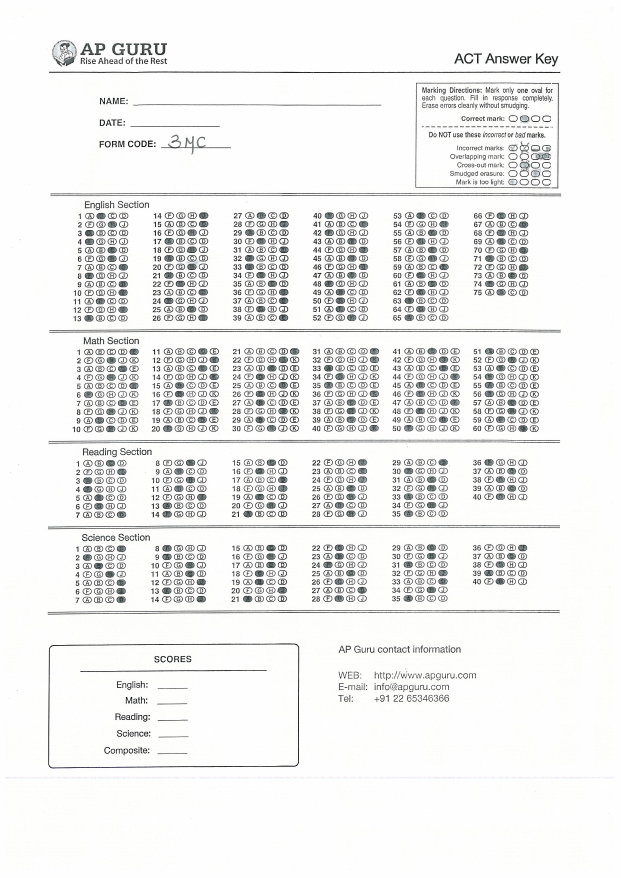
#> input picture OMRProject2/Untitled2.jpg, 2482 x 3510 px (shown at 1/4 size)
$ python -i omrCheck.py   (imports and definitions only)   (Python 2 division)
#> lines starting #> are read from the running program, lines starting #| are printed output that depends on the picture; after the words box and inside, x2 and y2 are one past the last pixel; in counts of white or black regions, pixels touching at a corner belong together
from imutils import contours
import numpy as np
import cv2


# Loading OMR sheet
# def calCulateMarks(ROI)

class ClassCalculateMarks:
    def checkValidROI(self,ROI, circles):
        if ROI is "016540.jpg" and circles!=52:
            return -1
        elif ROI is "116540.jpg"and circles!=52:
            return -1
        elif ROI is "216540.jpg"and circles!=52:
            return -1
        elif ROI is "316540.jpg"and circles!=52:
            return -1
        elif ROI is "416540.jpg"and circles!=52:
            return -1

        elif ROI is "516540.jpg"and circles!=40:
            return -1
        ###############  math #######################
        elif ROI is "016541.jpg"and circles!=50:
            return -1
        elif ROI is "116541.jpg"and circles!=50:
            return -1
        elif ROI is "216541.jpg"and circles!=50:
            return -1
        elif ROI is "316541.jpg"and circles!=50:
            return -1
        elif ROI is "416541.jpg"and circles!=50:
            return -1
        elif ROI is "516541.jpg"and circles!=50:
            return -1
        ###############  reading #######################
        elif ROI is "016542.jpg"and circles!=28:
            return -1
        elif ROI is "116542.jpg"and circles!=28:
            return -1
        elif ROI is "216542.jpg"and circles!=28:
            return -1
        elif ROI is "316542.jpg"and circles!=28:
            return -1
        elif ROI is "416542.jpg"and circles!=28:
            return -1
        elif ROI is "516542.jpg"and circles!=20:
            return -1
        ###############  science #######################
        elif ROI is "016543.jpg"and circles!=28:
            return -1
        elif ROI is "116543.jpg"and circles!=28:
            return -1
        elif ROI is "216543.jpg"and circles!=28:
            return -1
        elif ROI is "316543.jpg"and circles!=28:
            return -1
        elif ROI is "416543.jpg"and circles!=28:
            return -1
        elif ROI is "516543.jpg"and circles!=20:
            return -1

    def calculateMarks(self, ROI):
        # print "ROI recieved in OMRcheck.py  : "+ROI
#> called with ROI = '../Untitled2.jpg'
        ANSWER_KEY = {0: 3, 1: 2, 2: 3, 3: 2, 4: 2, 5: 2, 6: 2, 7: 2, 8: 1, 9: 2, 10: 2, 11: 2, 12: 3}

        #######################################################################
        ###############  english #######################
        if ROI is "016540.jpg":
            ANSWER_KEY = {0: 3, 1: 2, 2: 3, 3: 2, 4: 2, 5: 2, 6: 2, 7: 2, 8: 1, 9: 2, 10: 2, 11: 2, 12: 3}
        elif ROI is "116540.jpg":
            ANSWER_KEY = {0: 3, 1: 2, 2: 3, 3: 2, 4: 2, 5: 2, 6: 2, 7: 2, 8: 1, 9: 2, 10: 2, 11: 2, 12: 3}
        elif ROI is "216540.jpg":
            ANSWER_KEY = {0: 3, 1: 2, 2: 3, 3: 2, 4: 2, 5: 2, 6: 2, 7: 2, 8: 1, 9: 2, 10: 2, 11: 2, 12: 3}
        elif ROI is "316540.jpg":
            ANSWER_KEY = {0: 3, 1: 2, 2: 3, 3: 2, 4: 2, 5: 2, 6: 2, 7: 2, 8: 1, 9: 2, 10: 2, 11: 2, 12: 3}
        elif ROI is "416540.jpg":
            ANSWER_KEY = {0: 3, 1: 2, 2: 3, 3: 2, 4: 2, 5: 2, 6: 2, 7: 2, 8: 1, 9: 2, 10: 2, 11: 2, 12: 3}
        elif ROI is "516540.jpg":
            ANSWER_KEY = {0: 3, 1: 2, 2: 3, 3: 2, 4: 2, 5: 2, 6: 2, 7: 2, 8: 1, 9: 2}
        ###############  math #######################
        elif ROI is "016541.jpg":
            ANSWER_KEY = {0: 3, 1: 2, 2: 3, 3: 2, 4: 2, 5: 2, 6: 2, 7: 2, 8: 1, 9: 2}
        elif ROI is "116541.jpg":
            ANSWER_KEY = {0: 3, 1: 2, 2: 3, 3: 2, 4: 2, 5: 2, 6: 2, 7: 2, 8: 1, 9: 2}
        elif ROI is "216541.jpg":
            ANSWER_KEY = {0: 3, 1: 2, 2: 3, 3: 2, 4: 2, 5: 2, 6: 2, 7: 2, 8: 1, 9: 2}
        elif ROI is "316541.jpg":
            ANSWER_KEY = {0: 3, 1: 2, 2: 3, 3: 2, 4: 2, 5: 2, 6: 2, 7: 2, 8: 1, 9: 2}
        elif ROI is "416541.jpg":
            ANSWER_KEY = {0: 3, 1: 2, 2: 3, 3: 2, 4: 2, 5: 2, 6: 2, 7: 2, 8: 1, 9: 2}
        elif ROI is "516541.jpg":
            ANSWER_KEY = {0: 3, 1: 2, 2: 3, 3: 2, 4: 2, 5: 2, 6: 2, 7: 2, 8: 1, 9: 2}
        ###############  reading #######################
        elif ROI is "016542.jpg":
            ANSWER_KEY = {0: 3, 1: 2, 2: 3, 3: 2, 4: 2, 5: 2, 6: 2}
        elif ROI is "116542.jpg":
            ANSWER_KEY = {0: 3, 1: 2, 2: 3, 3: 2, 4: 2, 5: 2, 6: 2}
        elif ROI is "216542.jpg":
            ANSWER_KEY = {0: 3, 1: 2, 2: 3, 3: 2, 4: 2, 5: 2, 6: 2}
        elif ROI is "316542.jpg":
            ANSWER_KEY = {0: 3, 1: 2, 2: 3, 3: 2, 4: 2, 5: 2, 6: 2}
        elif ROI is "416542.jpg":
            ANSWER_KEY = {0: 3, 1: 2, 2: 3, 3: 2, 4: 2, 5: 2, 6: 2}
        elif ROI is "516542.jpg":
            ANSWER_KEY = {0: 3, 1: 2, 2: 3, 3: 2, 4: 2}
        ###############  science #######################
        elif ROI is "016543.jpg":
            ANSWER_KEY = {0: 3, 1: 3, 2: 3, 3: 2, 4: 2, 5: 2, 6: 2}
        elif ROI is "116543.jpg":
            ANSWER_KEY = {0: 3, 1: 3, 2: 3, 3: 2, 4: 2, 5: 2, 6: 2}
        elif ROI is "216543.jpg":
            ANSWER_KEY = {0: 3, 1: 2, 2: 3, 3: 2, 4: 4, 5: 2, 6: 1}
        elif ROI is "316543.jpg":
            ANSWER_KEY = {0: 3, 1: 2, 2: 3, 3: 2, 4: 2, 5: 2, 6: 2}
        elif ROI is "416543.jpg":
            ANSWER_KEY = {0: 3, 1: 2, 2: 3, 3: 2, 4: 2, 5: 2, 6: 2}
        elif ROI is "516543.jpg":
            ANSWER_KEY = {0: 3, 1: 2, 2: 3, 3: 2, 4: 2}
        #######################################################################
        if ROI.find("16541") > 0:
            length = 5
        else:
            length = 4
        print "---------------------Length : " + str(length)
        image = cv2.imread(ROI)
#> image is the input picture: shape (3510, 2482, 3); mean B, G, R 238.9, 239.4, 239.2
        kernel = np.ones((3, 3), np.uint8)
        image = cv2.morphologyEx(image, cv2.MORPH_OPEN, kernel)
        TotalQstn = 7.0
        gray = cv2.cvtColor(image, cv2.COLOR_BGR2GRAY)
        ret, thresh1 = cv2.threshold(gray, 210, 255, cv2.THRESH_BINARY)
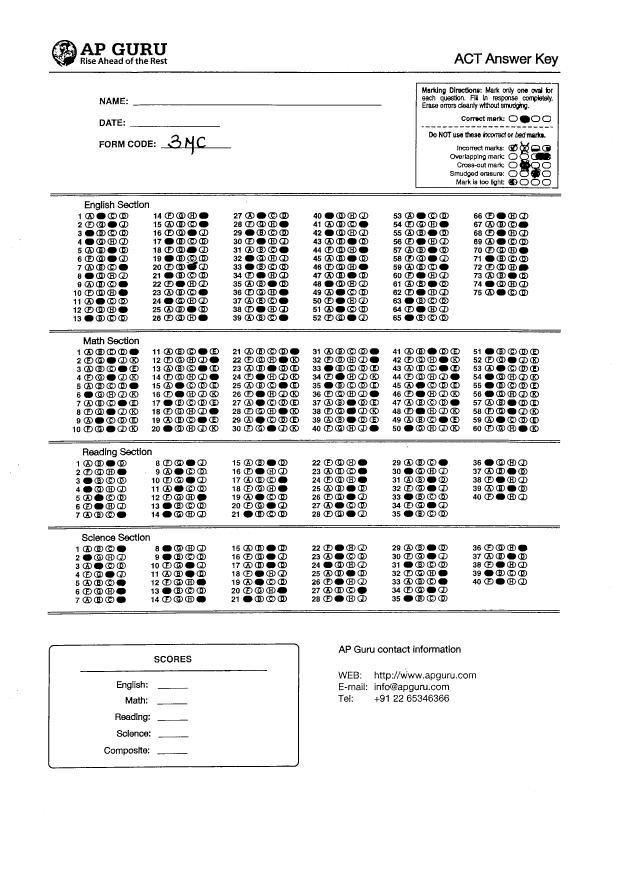
#> thresh1: shape (3510, 2482) (shown at 1/4 size); 91.2% white; 1640 black regions (60 under 20 px), largest, box (x1, y1, x2, y2) and area: (192, 2100, 2240, 2117) 12469, (193, 2574, 1197, 3074) 11332, (196, 286, 2242, 293) 8862

        thresh = cv2.threshold(thresh1, 200, 255, cv2.THRESH_BINARY_INV | cv2.THRESH_OTSU)[1]
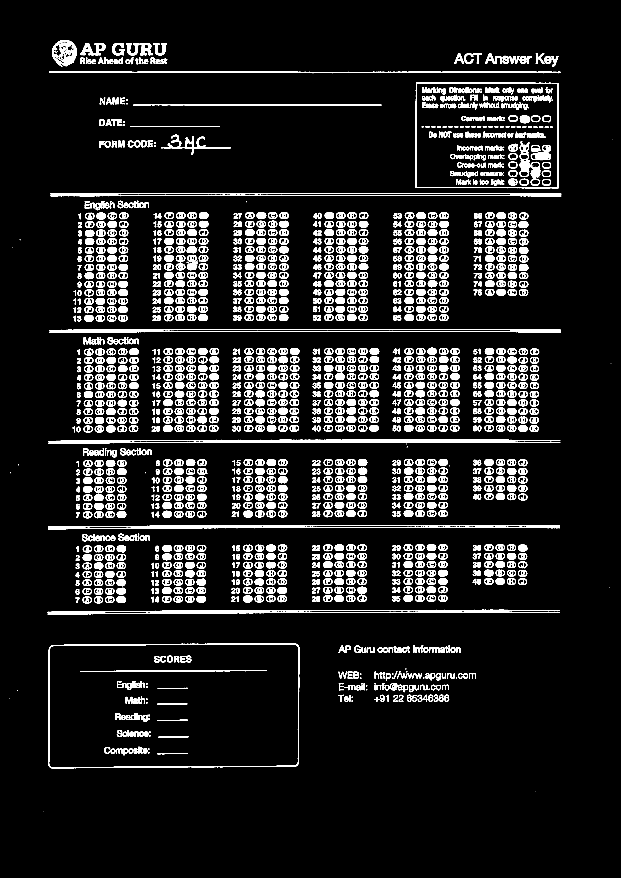
#> thresh: shape (3510, 2482) (shown at 1/4 size); 8.8% white; 1640 white regions (60 under 20 px)
        thresh = cv2.morphologyEx(thresh, cv2.MORPH_CLOSE, kernel)
        # cv2.imwrite(ROI+"_.jpg",thresh)
        print "--------------roi written---"
        # thresh = cv2.dilate(thresh,kernel,iterations = 1)

        # finding for all contours in image

        cnts, _ = cv2.findContours(thresh.copy(), cv2.RETR_TREE, cv2.CHAIN_APPROX_SIMPLE)
#> cnts = 4296 contours, 221 with area under 20; largest, box (x1, y1, x2, y2) and area: (193, 2574, 1197, 3074) 492615, (195, 2577, 1194, 3071) 484218, (192, 2100, 2240, 2117) 8367, (208, 160, 308, 267) 7757, (196, 286, 2242, 293) 6814
        sum = 0
        circles = []  # array for storing all bubbles

        if len(cnts) > 0:
            print "------Total contours---------" + str(len(cnts))
#| ------Total contours---------4296
        else:
            print "---------blank------"
        for cn in cnts:
            area = cv2.contourArea(cn)
            if area > 100:
                (x, y, w, h) = cv2.boundingRect(cn)
                # print "bounding rect"
                # print cv2.boundingRect(cn)
                if w >= 22 and h >= 16 and w < 35 and w > h:  # suitable condition for detecting circle
                    circles.append(cn)  # storing bubble contour
#> this loop made 4296 passes
#> (area, x, y, w, h) on passes 7, 10, 11, 13, 14, 15, 16, 17, 18, 19, 21, 22: (278, 1376, 2786, 19, 22), (135, 1650, 2780, 18, 27), (142.5, 1574, 2780, 18, 27), (571, 1756, 2779, 41, 28), (121, 1759, 2791, 13, 13), (129, 1780, 2790, 13, 15), (143.5, 1735, 2779, 18, 28), (277, 1713, 2779, 19, 28), (122, 1717, 2791, 12, 14), (201, 1692, 2779, 19, 27), (134, 1670, 2779, 19, 29), (287.5, 1628, 2779, 18, 29)
#> area on passes 5, 8, 9, 12, 20, 25: 60.5, 82, 62.5, 66, 71.5, 97.5
#> after the loop, circles = 102 contours; largest, box (x1, y1, x2, y2) and area: (1573, 1192, 1605, 1215) 554, (2036, 649, 2068, 671) 543, (2081, 616, 2113, 637) 540, (2036, 684, 2068, 705) 538, (2036, 615, 2068, 637) 538
        TotalQstn = len(circles) / length
#> TotalQstn = 25
        sum += TotalQstn
#> sum = 25
        print "Total qns : " + str(sum)
#| Total qns : 25
        # [9 lines of commented-out code are left out]
        correct = 0

        # define your answer key
        circles = contours.sort_contours(circles, method="top-to-bottom")[0]
#> circles = 102 contours; largest, box (x1, y1, x2, y2) and area: (1573, 1192, 1605, 1215) 554, (2036, 649, 2068, 671) 543, (2081, 616, 2113, 637) 540, (2036, 615, 2068, 637) 538, (2036, 684, 2068, 705) 538
        v=self.checkValidROI(ROI,circles)
        if v==-1:
            return -2, -1, -1
        marked = []
        for (q, i) in enumerate(np.arange(0, len(circles), length)):
            cnts = contours.sort_contours(circles[i:i + length])[0]
            # initialize bubble
            bubbled = None
            for (j, c) in enumerate(cnts):
                # define proper mask to define to find non-zero(white) pixels
                mask = np.zeros(thresh.shape, dtype="uint8")
                cv2.drawContours(mask, [c], -1, 25, -1)
                mask = cv2.bitwise_and(thresh, thresh, mask=mask)

                # total=no of white pixels in contour/current bubble
                total = cv2.countNonZero(mask)

                # compare new total with its previous value
                if bubbled is None or total > bubbled[0]:

                    bubbled = (total, j)
            #print " no of white pixels in bubble : "+str(bubbled[0])
            # color = (0, 0, 255)
            if bubbled[0]<300:
                marked.append(-1)
            else:
                marked.append(bubbled[1])
            k = ANSWER_KEY[q]
            # print "---marked---"
            # print marked
            # if filled bubble is the right answer inrease value of correct
            # draw green circle around bubble

            if k == bubbled[1]:
                # color = (0, 255, 0)
                correct += 1
#> this loop made 14 passes
#> (i, k, correct) on pass 8: (28, 2, 1)
#> (i, k) on passes 1 to 6: (0, 3), (4, 2), (8, 3), (12, 2), (16, 2), (20, 2)
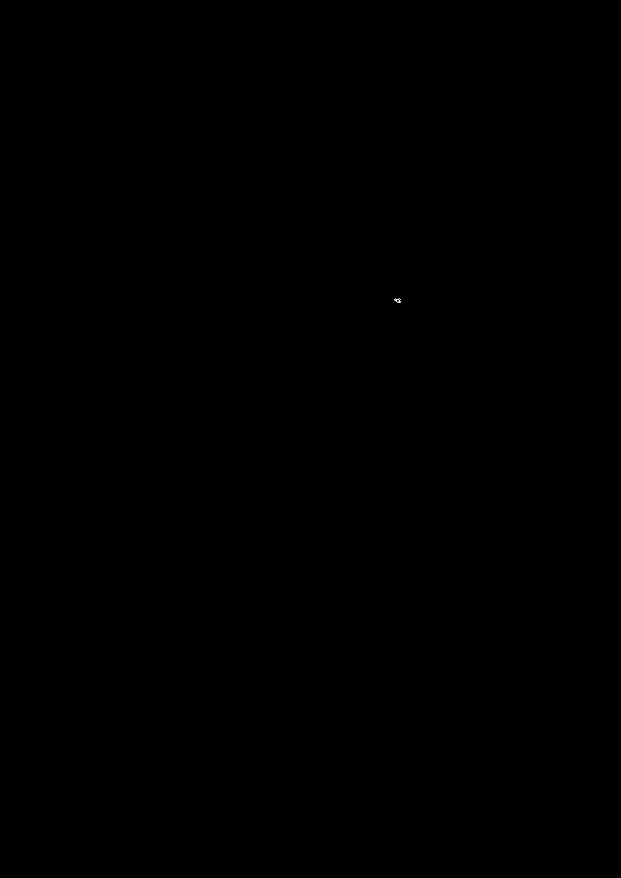
#> mask: shape (3510, 2482) (shown at 1/4 size); 0% white in thin lines or dots, all inside (x1, y1, x2, y2) = (1577, 1195, 1601, 1212)
#> after the loop, correct = 1; marked = [2, 0, 0, 1, -1, -1, -1, 2, 0, 3, 3, 3, 2, 1]

                # print "correct -  k : "+str(k)+" and bubbled : "+str(bubbled[1])
                # cv2.drawContours(image, [cnts[k]], -1, color, 3)  #green
                # if filled bubble is wrong draw red color on that
                # and draw green on right bubble
        # calculate achived percentage
        score=0
        if TotalQstn>0:
            score = (correct / TotalQstn) * 100
        # print("[INFO] score: {:.2f}%".format(score))
        cv2.putText(image, "{:.2f}%".format(score), (10, 30),
                    cv2.FONT_HERSHEY_SIMPLEX, 0.5, (0, 0, 255), 2)
        # cv2.imshow(ROI, image)
        # cv2.imwrite("P_"+ROI,image)
        return correct, len(circles), marked

#> (the run stopped early here; a loop or call above may not have finished)
